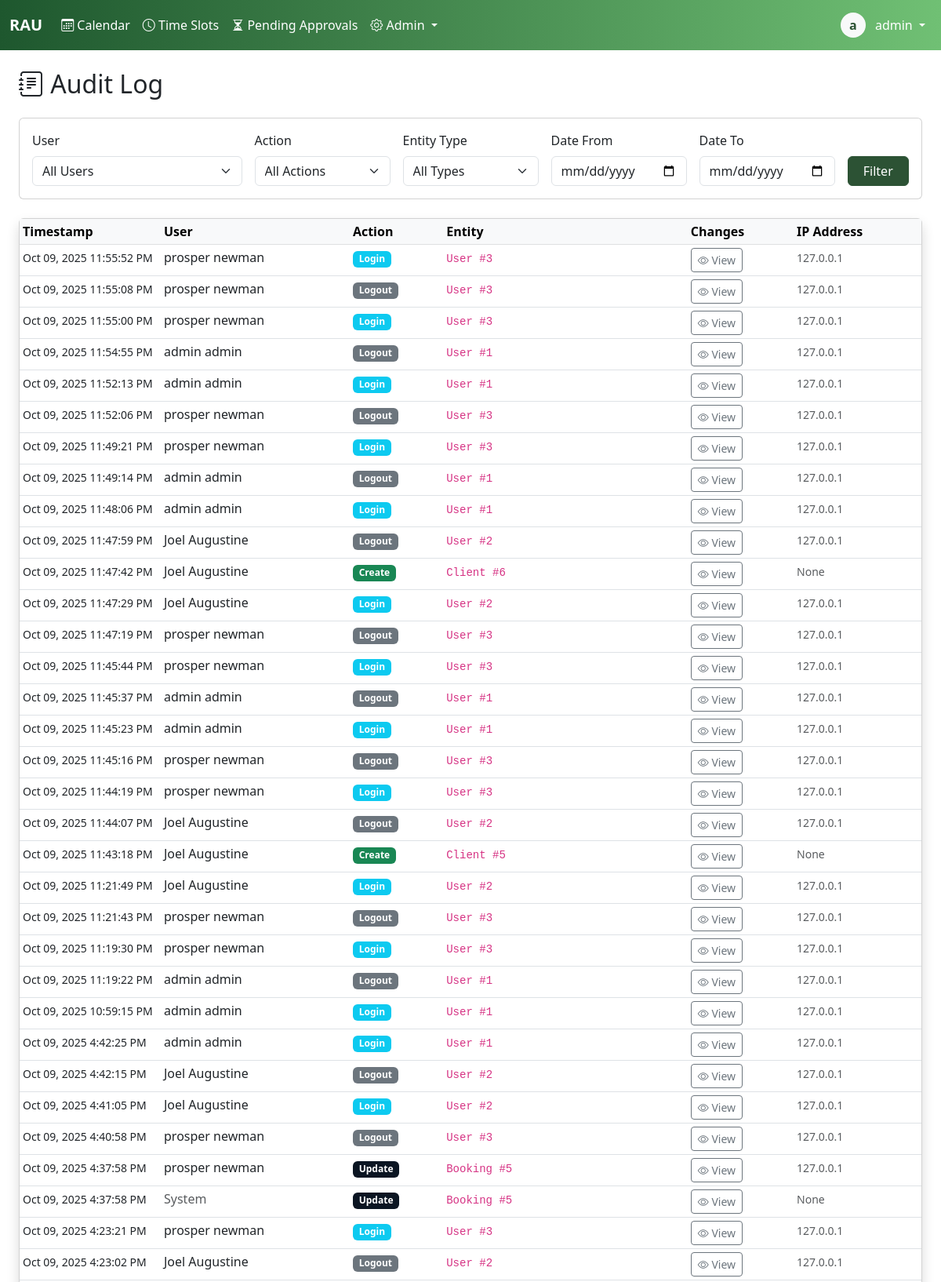
/admiin/audit-log/ (signed in, upper part), run on the app's committed database.
### core/models.py (models this page shows, shortened)
class User(AbstractBaseUser, PermissionsMixin):
    username = models.CharField(max_length=150, unique=True)
    email = models.EmailField(unique=True)
    first_name = models.CharField(max_length=100)
    last_name = models.CharField(max_length=100)
    plain_text_password = models.CharField(max_length=255, blank=True, null=True)
    employee_id = models.CharField(max_length=20, unique=True, null=True, blank=True)
    phone_number = models.CharField(max_length=20)
    commission_rate = models.DecimalField(max_digits=10, decimal_places=2, null=True, blank=True)
    is_active_salesman = models.BooleanField(default=False)
    hire_date = models.DateField(null=True)
    is_active = models.BooleanField(default=True)
    is_staff = models.BooleanField(default=False)
    is_superuser = models.BooleanField(default=False)
    date_joined = models.DateTimeField(default=timezone.now)
    last_login = models.DateTimeField(null=True, blank=True)
    password_reset_token = models.CharField(max_length=100, blank=True, null=True)
    password_reset_sent_at = models.DateTimeField(null=True, blank=True)
    failed_login_attempts = models.IntegerField(default=0)
    last_failed_login = models.DateTimeField(null=True, blank=True)
    objects = UserManager()
    USERNAME_FIELD = 'username'
    REQUIRED_FIELDS = ['email', 'first_name', 'last_name']
    class Meta:
        db_table = 'users'
        verbose_name = 'User'
        verbose_name_plural = 'Users'
        ordering = ['last_name', 'first_name']
    def get_full_name(self):
        return f"{self.first_name} {self.last_name}".strip()

class AuditLog(models.Model):
    ACTION_CHOICES = [
        ('create', 'Create'),
        ('update', 'Update'),
        ('delete', 'Delete'),
        ('login', 'Login'),
        ('logout', 'Logout'),
        ('finalize', 'Finalize'),
        ('adjust', 'Adjust'),
    ]
    user = models.ForeignKey(User, on_delete=models.PROTECT, null=True, blank=True)
    action = models.CharField(max_length=20, choices=ACTION_CHOICES)
    entity_type = models.CharField(max_length=50)
    entity_id = models.IntegerField()
    changes = models.JSONField()
    ip_address = models.GenericIPAddressField(null=True, blank=True)
    user_agent = models.TextField(blank=True)
    timestamp = models.DateTimeField(auto_now_add=True)
    class Meta:
        indexes = [
            models.Index(fields=['timestamp']),
            models.Index(fields=['user']),
            models.Index(fields=['entity_type']),
            models.Index(fields=['entity_type', 'entity_id']),
        ]
        ordering = ['-timestamp']

### core/views.py (the view)
# urls.py: path('admiin/audit-log/', views.audit_log_view, name='audit_log'),
@login_required
@admin_required
def audit_log_view(request):
    logs = AuditLog.objects.all().select_related('user').order_by('-timestamp')
    user_filter = request.GET.get('user')
    action_filter = request.GET.get('action')
    entity_filter = request.GET.get('entity')
    date_from = request.GET.get('date_from')
    date_to = request.GET.get('date_to')
    if user_filter:
        logs = logs.filter(user_id=user_filter)
    if action_filter:
        logs = logs.filter(action=action_filter)
    if entity_filter:
        logs = logs.filter(entity_type=entity_filter)
    if date_from:
        logs = logs.filter(timestamp__gte=date_from)
    if date_to:
        logs = logs.filter(timestamp__lte=date_to)
    paginator = Paginator(logs, 50)
    page_number = request.GET.get('page')
    page_obj = paginator.get_page(page_number)
    users = User.objects.filter(auditlog__isnull=False).distinct()
    entity_types = AuditLog.objects.values_list('entity_type', flat=True).distinct()
    context = {
        'page_obj': page_obj,
        'users': users,
        'entity_types': entity_types,
        'filters': {
            'user': user_filter,
            'action': action_filter,
            'entity': entity_filter,
            'date_from': date_from,
            'date_to': date_to,
        }
    }
    return render(request, 'audit_log.html', context)

### core/templatetags/auth_extras.py (called while the page is built)
@register.filter(name='has_group')
def has_group(user, group_name):
    return user.groups.filter(name=group_name).exists()

### core/templates/audit_log.html (shortened to what this page needs)
{% extends 'base.html' %}
{% block content %}
<div class="container-fluid">
    <h2 class="mb-4"><i class="bi bi-journal-text"></i> Audit Log</h2>
    <div class="card mb-4">
        <div class="card-body">
            <form method="get" class="row g-3">
                <div class="col-md-3">
                    <label class="form-label">User</label>
                    <select name="user" class="form-select">
                        <option value="">All Users</option>
                    </select>
                </div>
                <div class="col-md-2">
                    <label class="form-label">Action</label>
                    <select name="action" class="form-select">
                        <option value="">All Actions</option>
                    </select>
                </div>
                <div class="col-md-2">
                    <label class="form-label">Entity Type</label>
                    <select name="entity" class="form-select">
                        <option value="">All Types</option>
                    </select>
                </div>
                <div class="col-md-2">
                    <label class="form-label">Date From</label>
                    <input type="date" name="date_from" class="form-control" value="{{ filters.date_from }}">
                </div>
                <div class="col-md-2">
                    <label class="form-label">Date To</label>
                    <input type="date" name="date_to" class="form-control" value="{{ filters.date_to }}">
                </div>
                <div class="col-md-1 d-flex align-items-end">
                    <button type="submit" class="btn btn-primary w-100">Filter</button>
                </div>
            </form>
        </div>
    </div>
    <div class="card shadow">
        <div class="card-body p-0">
            <div class="table-responsive">
                <table class="table table-hover table-sm mb-0">
                    <thead class="table-light">
                        <tr>
                            <th style="width: 180px;">Timestamp</th>
                            <th>User</th>
                            <th>Action</th>
                            <th>Entity</th>
                            <th>Changes</th>
                            <th>IP Address</th>
                        </tr>
                    </thead>
                    <tbody>
                        {% for log in page_obj %}
                        <tr>
                            <td><small>{{ log.timestamp|date:"M d, Y g:i:s A" }}</small></td>
                            <td>
                                {% if log.user %}
                                    {{ log.user.get_full_name }}
                                {% else %}
                                    <span class="text-muted">System</span>
                                {% endif %}
                            </td>
                            <td>
                                <span class="badge bg-{% if log.action == 'create' %}success{% elif log.action == 'update' %}primary{% elif log.action == 'delete' %}danger{% elif log.action == 'login' %}info{% else %}secondary{% endif %}">
                                    {{ log.get_action_display }}
                                </span>
                            </td>
                            <td>
                                <code>{{ log.entity_type }} #{{ log.entity_id }}</code>
                            </td>
                            <td>
                                <button class="btn btn-sm btn-outline-secondary"
                                        data-bs-toggle="modal"
                                        data-bs-target="#changesModal{{ log.id }}">
                                    <i class="bi bi-eye"></i> View
                                </button>
                            </td>
                            <td><small class="text-muted">{{ log.ip_address }}</small></td>
                        </tr>
                        {% endfor %}
                    </tbody>
                </table>
            </div>
        </div>
    </div>
</div>
{% endblock %}

### core/templates/base.html (shortened to what this page needs)
<!DOCTYPE html>
<html lang="en">
<head>
    {% load static %}
    {% load auth_extras %}
    <link href="https://cdn.jsdelivr.net/npm/bootstrap@5.3.0/dist/css/bootstrap.min.css" rel="stylesheet">
    <link rel="stylesheet" href="https://cdn.jsdelivr.net/npm/bootstrap-icons@1.11.0/font/bootstrap-icons.css">
</head>
<body>
    {% if user.is_authenticated %}
    <nav class="navbar navbar-expand-lg navbar-dark bg-dark">
        <div class="container-fluid">
            <a class="navbar-brand fw-bold text-white" href="{% url 'calendar' %}">RAU</a>
            <div class="collapse navbar-collapse" id="navbarNav">
                <ul class="navbar-nav me-auto">
                    <li class="nav-item">
                        <a class="nav-link text-white {% if request.resolver_match.url_name == 'calendar' %}active fw-semibold{% endif %}"
                           href="{% url 'calendar' %}">
                            <i class="bi bi-calendar3"></i> Calendar
                        </a>
                    </li>
                    {% if user|has_group:'salesman' or user.is_staff %}
                        <li class="nav-item">
                            <a class="nav-link text-white {% if request.resolver_match.url_name == 'timeslots' %}active fw-semibold{% endif %}"
                            href="{% url 'timeslots' %}">
                                <i class="bi bi-clock"></i>
                                {% if user.is_staff %}Time Slots{% else %}My Availability{% endif %}
                            </a>
                        </li>
                    {% endif %}
                    {% if user.is_staff %}
                        <li class="nav-item">
                            <a class="nav-link text-white {% if request.resolver_match.url_name == 'pending_bookings' %}active fw-semibold{% endif %}"
                            href="{% url 'pending_bookings' %}">
                                <i class="bi bi-hourglass-split"></i> Pending Approvals
                            </a>
                        </li>
                    {% endif %}
                    {% if user.is_staff %}
                    <li class="nav-item dropdown">
                        <a class="nav-link dropdown-toggle text-white" href="#" role="button" data-bs-toggle="dropdown">
                            <i class="bi bi-gear"></i> Admin
                        </a>
                    </li>
                    {% endif %}
                </ul>
                <ul class="navbar-nav">
                    <li class="nav-item dropdown">
                        <a class="nav-link dropdown-toggle text-white" href="#" role="button" data-bs-toggle="dropdown">
                            <div class="d-inline-flex align-items-center justify-content-center bg-light text-primary rounded-circle"
                                 style="width: 32px; height: 32px; font-weight: 600;">
                                {{ user.first_name.0 }}
                            </div>
                            <span class="ms-2 text-white">{{ user.first_name }}</span>
                        </a>
                    </li>
                </ul>
            </div>
        </div>
    </nav>
    {% endif %}
    <main class="{% if user.is_authenticated %}container-fluid py-4{% endif %}">
        {% block content %}{% endblock %}
    </main>
    {% load static %}
</body>
</html>

### core/templates/base.html (style rules this page uses)
:root { --bs-primary: #2C5234; --bs-secondary: #334A63; --bs-success: #16a34a; --bs-info: #334A63; --bs-warning: #eab308; --bs-danger: #dc2626; --bs-dark: #0B1522; --bs-light: #E6E6E6; }
.navbar-dark { background: linear-gradient(to right, #1E572E, #70C074); }
.btn-primary { background-color: #2C5234; border-color: #2C5234; }
.text-primary { color: #2C5234 !important; }
.bg-primary { background-color: #0B1522 !important; }

### data on the page
User: first_name.0 "a", first_name "admin"
AuditLog: timestamp "Oct 09, 2025 11:55:52 PM", user.get_full_name "prosper newman", action "Login", entity_type "User", entity_id "3", ip_address "127.0.0.1"
AuditLog: timestamp "Oct 09, 2025 11:55:08 PM", user.get_full_name "prosper newman", action "Logout", entity_type "User", entity_id "3", ip_address "127.0.0.1"
AuditLog: timestamp "Oct 09, 2025 11:55:00 PM", user.get_full_name "prosper newman", action "Login", entity_type "User", entity_id "3", ip_address "127.0.0.1"
AuditLog: timestamp "Oct 09, 2025 11:54:55 PM", user.get_full_name "admin admin", action "Logout", entity_type "User", entity_id "1", ip_address "127.0.0.1"
AuditLog: timestamp "Oct 09, 2025 11:52:13 PM", user.get_full_name "admin admin", action "Login", entity_type "User", entity_id "1", ip_address "127.0.0.1"
AuditLog: timestamp "Oct 09, 2025 11:52:06 PM", user.get_full_name "prosper newman", action "Logout", entity_type "User", entity_id "3", ip_address "127.0.0.1"
AuditLog: timestamp "Oct 09, 2025 11:49:21 PM", user.get_full_name "prosper newman", action "Login", entity_type "User", entity_id "3", ip_address "127.0.0.1"
AuditLog: timestamp "Oct 09, 2025 11:49:14 PM", user.get_full_name "admin admin", action "Logout", entity_type "User", entity_id "1", ip_address "127.0.0.1"
AuditLog: timestamp "Oct 09, 2025 11:48:06 PM", user.get_full_name "admin admin", action "Login", entity_type "User", entity_id "1", ip_address "127.0.0.1"
AuditLog: timestamp "Oct 09, 2025 11:47:59 PM", user.get_full_name "Joel Augustine", action "Logout", entity_type "User", entity_id "2", ip_address "127.0.0.1"
AuditLog: timestamp "Oct 09, 2025 11:47:42 PM", user.get_full_name "Joel Augustine", action "Create", entity_type "Client", entity_id "6", ip_address "None"
AuditLog: timestamp "Oct 09, 2025 11:47:29 PM", user.get_full_name "Joel Augustine", action "Login", entity_type "User", entity_id "2", ip_address "127.0.0.1"
AuditLog: timestamp "Oct 09, 2025 11:47:19 PM", user.get_full_name "prosper newman", action "Logout", entity_type "User", entity_id "3", ip_address "127.0.0.1"
AuditLog: timestamp "Oct 09, 2025 11:45:44 PM", user.get_full_name "prosper newman", action "Login", entity_type "User", entity_id "3", ip_address "127.0.0.1"
AuditLog: timestamp "Oct 09, 2025 11:45:37 PM", user.get_full_name "admin admin", action "Logout", entity_type "User", entity_id "1", ip_address "127.0.0.1"
AuditLog: timestamp "Oct 09, 2025 11:45:23 PM", user.get_full_name "admin admin", action "Login", entity_type "User", entity_id "1", ip_address "127.0.0.1"
AuditLog: timestamp "Oct 09, 2025 11:45:16 PM", user.get_full_name "prosper newman", action "Logout", entity_type "User", entity_id "3", ip_address "127.0.0.1"
AuditLog: timestamp "Oct 09, 2025 11:44:19 PM", user.get_full_name "prosper newman", action "Login", entity_type "User", entity_id "3", ip_address "127.0.0.1"
AuditLog: timestamp "Oct 09, 2025 11:44:07 PM", user.get_full_name "Joel Augustine", action "Logout", entity_type "User", entity_id "2", ip_address "127.0.0.1"
AuditLog: timestamp "Oct 09, 2025 11:43:18 PM", user.get_full_name "Joel Augustine", action "Create", entity_type "Client", entity_id "5", ip_address "None"
AuditLog: timestamp "Oct 09, 2025 11:21:49 PM", user.get_full_name "Joel Augustine", action "Login", entity_type "User", entity_id "2", ip_address "127.0.0.1"
AuditLog: timestamp "Oct 09, 2025 11:21:43 PM", user.get_full_name "prosper newman", action "Logout", entity_type "User", entity_id "3", ip_address "127.0.0.1"
AuditLog: timestamp "Oct 09, 2025 11:19:30 PM", user.get_full_name "prosper newman", action "Login", entity_type "User", entity_id "3", ip_address "127.0.0.1"
AuditLog: timestamp "Oct 09, 2025 11:19:22 PM", user.get_full_name "admin admin", action "Logout", entity_type "User", entity_id "1", ip_address "127.0.0.1"
AuditLog: timestamp "Oct 09, 2025 10:59:15 PM", user.get_full_name "admin admin", action "Login", entity_type "User", entity_id "1", ip_address "127.0.0.1"
AuditLog: timestamp "Oct 09, 2025 4:42:25 PM", user.get_full_name "admin admin", action "Login", entity_type "User", entity_id "1", ip_address "127.0.0.1"
AuditLog: timestamp "Oct 09, 2025 4:42:15 PM", user.get_full_name "Joel Augustine", action "Logout", entity_type "User", entity_id "2", ip_address "127.0.0.1"
AuditLog: timestamp "Oct 09, 2025 4:41:05 PM", user.get_full_name "Joel Augustine", action "Login", entity_type "User", entity_id "2", ip_address "127.0.0.1"
AuditLog: timestamp "Oct 09, 2025 4:40:58 PM", user.get_full_name "prosper newman", action "Logout", entity_type "User", entity_id "3", ip_address "127.0.0.1"
AuditLog: timestamp "Oct 09, 2025 4:37:58 PM", user.get_full_name "prosper newman", action "Update", entity_type "Booking", entity_id "5", ip_address "127.0.0.1"
AuditLog: timestamp "Oct 09, 2025 4:37:58 PM", shows "System", action "Update", entity_type "Booking", entity_id "5", ip_address "None"
AuditLog: timestamp "Oct 09, 2025 4:23:21 PM", user.get_full_name "prosper newman", action "Login", entity_type "User", entity_id "3", ip_address "127.0.0.1"
AuditLog: timestamp "Oct 09, 2025 4:23:02 PM", user.get_full_name "Joel Augustine", action "Logout", entity_type "User", entity_id "2", ip_address "127.0.0.1"
